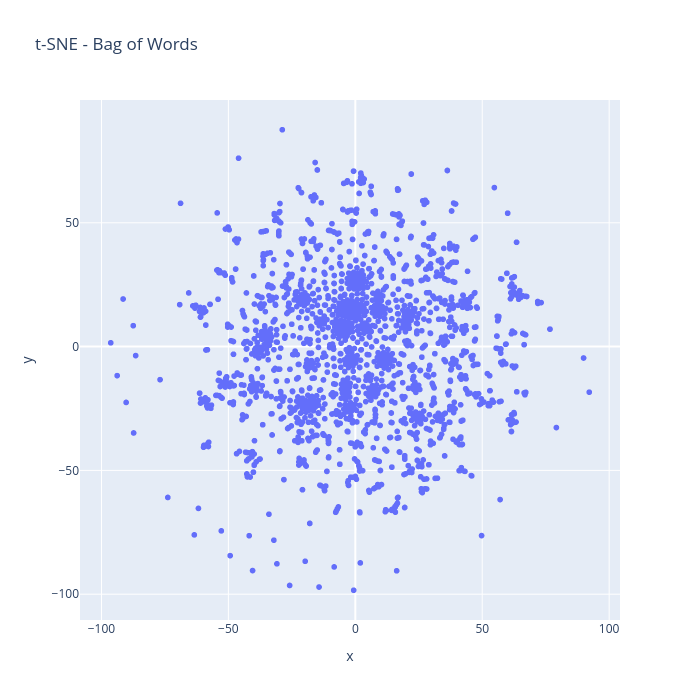
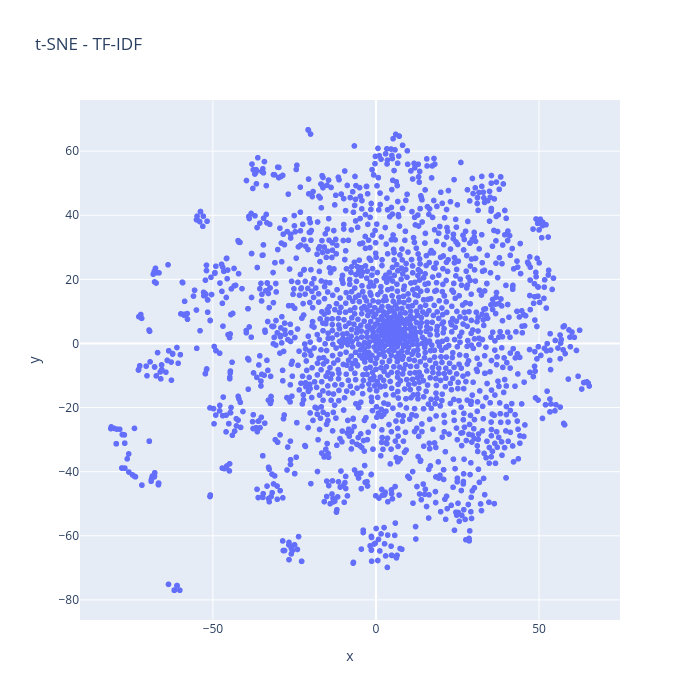

Notebook source saved alongside these figures, in order:
### Markdown cell above
## Visualizando lado a lado

### Code cell
def plotar(embed, nome):
    df_plot = pd.DataFrame({
        "x": embed[:, 0],
        "y": embed[:, 1],
        "indice": df_bow.index,
        "titulo": df_bow["titulo"],
        "data": df_bow["data"],
    })
    fig = px.scatter(
        df_plot,
        x="x",
        y="y",
        hover_data={"indice": True, "titulo": True, "data": True, "x": False, "y": False},
        title=f"t-SNE - {nome}",
        width=700,
        height=700,
    )
    fig.write_html(nome+".html")
    fig.show()


plotar(embed_bow, "Bag of Words")
plotar(embed_tfidf, "TF-IDF")

### Figure 1 — Plotly figure (JSON) as saved in the notebook; plotly's stock layout.template omitted (floating-point values rounded to 4 significant figures; data arrays with more than 128 entries replaced by an {"elided": "..."} marker saying what was removed)
{"data": [{"customdata": {"elided": "2000x3 mixed values"}, "hovertemplate": "indice=%{customdata[0]}<br>titulo=%{customdata[1]}<br>data=%{customdata[2]}<extra></extra>", "legendgroup": "", "marker": {"color": "#636efa", "symbol": "circle"}, "mode": "markers", "name": "", "showlegend": false, "type": "scattergl", "x": {"elided": "2000 float values"}, "xaxis": "x", "y": {"elided": "2000 float values"}, "yaxis": "y"}], "layout": {"height": 700, "legend": {"tracegroupgap": 0}, "title": {"text": "t-SNE - Bag of Words"}, "width": 700, "xaxis": {"anchor": "y", "domain": [0, 1], "title": {"text": "x"}}, "yaxis": {"anchor": "x", "domain": [0, 1], "title": {"text": "y"}}}}

### Figure 2 — Plotly figure (JSON) as saved in the notebook; plotly's stock layout.template omitted (floating-point values rounded to 4 significant figures; data arrays with more than 128 entries replaced by an {"elided": "..."} marker saying what was removed)
{"data": [{"customdata": {"elided": "2000x3 mixed values"}, "hovertemplate": "indice=%{customdata[0]}<br>titulo=%{customdata[1]}<br>data=%{customdata[2]}<extra></extra>", "legendgroup": "", "marker": {"color": "#636efa", "symbol": "circle"}, "mode": "markers", "name": "", "showlegend": false, "type": "scattergl", "x": {"elided": "2000 float values"}, "xaxis": "x", "y": {"elided": "2000 float values"}, "yaxis": "y"}], "layout": {"height": 700, "legend": {"tracegroupgap": 0}, "title": {"text": "t-SNE - TF-IDF"}, "width": 700, "xaxis": {"anchor": "y", "domain": [0, 1], "title": {"text": "x"}}, "yaxis": {"anchor": "x", "domain": [0, 1], "title": {"text": "y"}}}}
